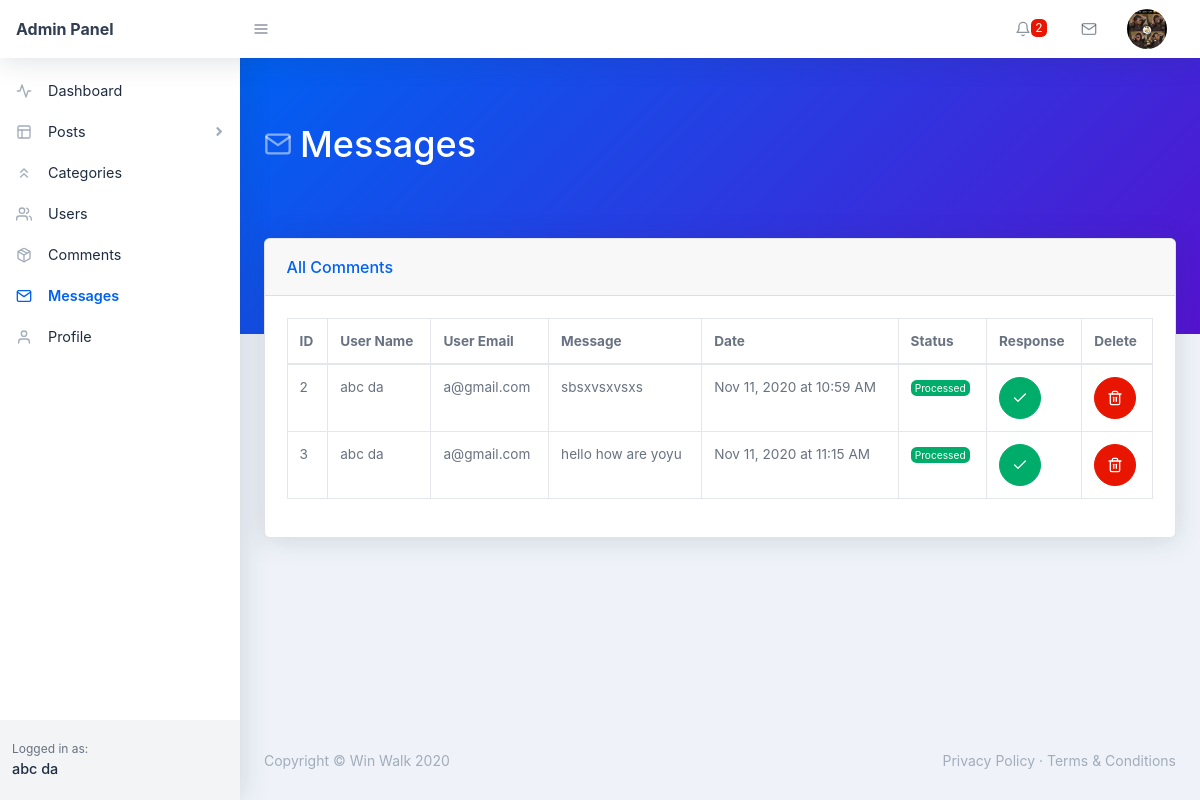
The page /backend/messages.php (signed in) on the database its author committed.
### tables this page shows
CREATE TABLE `users` (
  `user_id` int(11) NOT NULL,
  `user_name` varchar(255) NOT NULL,
  `user_nickname` varchar(255) NOT NULL,
  `user_email` varchar(255) NOT NULL,
  `user_password` varchar(255) NOT NULL,
  `user_photo` text NOT NULL,
  `registered_on` varchar(255) NOT NULL,
  `user_role` varchar(255) NOT NULL DEFAULT 'Subscriber'
);

CREATE TABLE `messages` (
  `ms_id` int(11) NOT NULL,
  `ms_username` varchar(255) NOT NULL,
  `ms_useremail` varchar(255) NOT NULL,
  `ms_detail` text NOT NULL,
  `ms_date` varchar(255) NOT NULL,
  `ms_status` varchar(255) NOT NULL DEFAULT 'pending',
  `ms_state` int(11) NOT NULL DEFAULT 0,
  `reply` text NOT NULL
);

### backend/messages.php (the view, shortened to what this page needs)
<?php require_once('./includes/header.php'); ?>
    <body class="nav-fixed">
        <?php require_once('./includes/top-navbar.php'); ?>
        <div id="layoutSidenav">
            <div id="layoutSidenav_nav">
                <?php
                    $curr_page = basename(__FILE__);
                    require_once("./includes/left-sidebar.php");
                ?>
            </div>
            <div id="layoutSidenav_content">
                <main>
                    <div class="page-header pb-10 page-header-dark bg-gradient-primary-to-secondary">
                        <div class="container-fluid">
                            <div class="page-header-content">
                                <h1 class="page-header-title">
                                    <div class="page-header-icon"><i data-feather="mail"></i></div>
                                    <span>Messages</span>
                                </h1>
                            </div>
                        </div>
                    </div>
                    <div class="container-fluid mt-n10">
                        <div class="card mb-4">
                            <div class="card-header">All Comments</div>
                            <div class="card-body">
                                <div class="datatable table-responsive">
                                    <table class="table table-bordered table-hover" id="dataTable" width="100%" cellspacing="0">
                                        <thead>
                                            <tr>
                                                <th>ID</th>
                                                <th>User Name</th>
                                                <th>User Email</th>
                                                <th>Message</th>
                                                <th>Date</th>
                                                <th>Status</th>
                                                <th>Response</th>
                                                <th>Delete</th>
                                            </tr>
                                        </thead>
                                        <tbody>
                                            <?php
                                                $sql = "SELECT * FROM messages";
                                                $stmt = $pdo->prepare($sql);
                                                $stmt->execute();
                                                while($ms = $stmt->fetch(PDO::FETCH_ASSOC)) {
                                                    $ms_id = $ms['ms_id'];
                                                    $ms_username = $ms['ms_username'];
                                                    $ms_useremail = $ms['ms_useremail'];
                                                    $ms_detail = substr($ms['ms_detail'], 0, 20);
                                                    $ms_status = $ms['ms_status'];
                                                    $ms_state = $ms['ms_state'];
                                                    $ms_date = $ms['ms_date']; ?>
                                                        <tr>
                                                            <td><?php echo $ms_id; ?></td>
                                                            <td>
                                                                <?php echo $ms_username; ?>
                                                            </td>
                                                            <td>
                                                                <?php echo $ms_useremail; ?>
                                                            </td>
                                                            <td><?php echo $ms_detail; ?></td>
                                                            <td><?php echo $ms_date; ?></td>
                                                            <td>
                                                                <div class="badge badge-<?php echo $ms_status=="pending"?"warning":"success"; ?>">
                                                                    <?php echo $ms_status; ?>
                                                                </div>
                                                            </td>
                                                            <td>
                                                                <?php
                                                                    if($ms_state == 0) { ?>
                                                                        <form action="reply.php" method="POST">
                                                                            <input type="hidden" name="id" value="<?php echo $ms_id; ?>" >
                                                                            <button name="response" type="submit" class="btn btn-success btn-icon"><i data-feather="mail"></i></button>
                                                                        </form>
                                                                   <?php } else { ?>
                                                                        <button title="Already responded!" class="btn btn-success btn-icon"><i data-feather="check"></i></button>
                                                                   <?php }
                                                                ?>
                                                            </td>
                                                            <td>
                                                                <form action="messages.php" method="POST">
                                                                    <button name="delete" type="submit" class="btn btn-red btn-icon"><i data-feather="trash-2"></i></button>
                                                                </form>
                                                            </td>
                                                        </tr>
                                                <?php }
                                            ?>
                                        </tbody>
                                    </table>
                                </div>
                            </div>
                        </div>
                    </div>
                </main>
<?php require_once('./includes/footer.php'); ?>

### backend/includes/top-navbar.php (shortened to what this page needs)
<nav class="topnav navbar navbar-expand shadow navbar-light bg-white" id="sidenavAccordion">
    <a class="navbar-brand d-none d-sm-block" href="index.php">Admin Panel</a><button class="btn btn-icon btn-transparent-dark order-1 order-lg-0 mr-lg-2" id="sidebarToggle" href="#"><i data-feather="menu"></i></button>
    <ul class="navbar-nav align-items-center ml-auto">
        <?php
            $sql = "SELECT * FROM comments WHERE comment_state = :state";
            $stmt = $pdo->prepare($sql);
            $stmt->execute([
                ':state' => 0
            ]);
            $count_comment = $stmt->rowCount();
        ?>
        <li class="nav-item dropdown no-caret mr-3 dropdown-notifications">
            <a class="btn btn-icon btn-transparent-dark dropdown-toggle" id="navbarDropdownAlerts" href="comments.php" role="button" data-toggle="dropdown" aria-haspopup="true" aria-expanded="false">
                <i data-feather="bell"></i>
                <?php
                    if($count_comment != 0) { ?>
                        <span class="badge badge-red"><?php echo $count_comment; ?></span>
                   <?php }
                ?>
            </a>
        </li>
        <li class="nav-item dropdown no-caret mr-3 dropdown-notifications">
            <a class="btn btn-icon btn-transparent-dark dropdown-toggle" id="navbarDropdownMessages" href="#" role="button" data-toggle="dropdown" aria-haspopup="true" aria-expanded="false">
                <i data-feather="mail"></i>
            </a>
        </li>
        <?php
            if(isset($_COOKIE['_uid_'])) {
                $user_id = base64_decode($_COOKIE['_uid_']);
            } else if(isset($_SESSION['user_id'])) {
                $user_id = $_SESSION['user_id'];
            } else {
                $user_id = -1;
            }
            $sql = "SELECT * FROM users WHERE user_id = :id";
            $stmt = $pdo->prepare($sql);
            $stmt->execute([
                ':id' => $user_id
            ]);
            $user = $stmt->fetch(PDO::FETCH_ASSOC);
            $user_photo = $user['user_photo'];
        ?>
        <li class="nav-item dropdown no-caret mr-3 dropdown-user">
            <a class="btn btn-icon btn-transparent-dark dropdown-toggle" id="navbarDropdownUserImage" href="javascript:void(0);" role="button" data-toggle="dropdown" aria-haspopup="true" aria-expanded="false"><img class="img-fluid" src="./assets/img/<?php echo $user_photo; ?>"/></a>
        </li>
    </ul>
</nav>

### backend/includes/left-sidebar.php (shortened to what this page needs)
 <nav class="sidenav shadow-right sidenav-light">
        <div class="sidenav-menu">
            <div class="nav accordion" id="accordionSidenav">
                <?php
                    if ($curr_page == 'index.php') { ?>
                        <a class="nav-link collapsed pt-4 active" href="index.php">
                            <div class="nav-link-icon"><i data-feather="activity"></i></div>
                            Dashboard
                        </a>
                    <?php } else { ?>
                          <a class="nav-link collapsed pt-4 " href="index.php">
                            <div class="nav-link-icon"><i data-feather="activity"></i></div>
                            Dashboard
                        </a>
                    <?php }
                ?>
                <?php
                    if($curr_page == 'all-post.php' || $curr_page == 'new-page.php' || $curr_page == 'add-new.php' || $curr_page== 'edit-post.php') { ?>
                        <a class="nav-link" href="javascript:void(0);" data-toggle="collapse" data-target="#collapseLayouts" aria-expanded="true" aria-controls="collapseLayouts"><div class="nav-link-icon "><i data-feather="layout"></i></div>
                        Posts
                        <div class="sidenav-collapse-arrow"><i class="fas fa-angle-down"></i></div>
                        </a>
                        <div class="collapse show" id="collapseLayouts" data-parent="#accordionSidenav">
                            <nav class="sidenav-menu-nested nav accordion" id="accordionSidenavLayout">
                                <a class="nav-link" href="all-post.php">All Posts</a>
                                <a class="nav-link" href="add-new.php">Add New Post</a>
                            </nav>
                        </div>
                    <?php } else {?>
                        <a class="nav-link collapsed" href="javascript:void(0);" data-toggle="collapse" data-target="#collapseLayouts" aria-expanded="false" aria-controls="collapseLayouts"><div class="nav-link-icon"><i data-feather="layout"></i></div>
                        Posts
                        <div class="sidenav-collapse-arrow"><i class="fas fa-angle-down"></i></div>
                        </a>
                        <?php }
                ?>
                    <?php
                        if ($curr_page == 'new-category.php' || $curr_page == 'categories.php' || $curr_page == 'edit-category.php') { ?>
                            <a class="nav-link active" href="categories.php" ><div class="nav-link-icon"><i data-feather="chevrons-up"></i></div>
                        Categories
                    </a>
                      <?php  } else { ?>
                        <a class="nav-link " href="categories.php" ><div class="nav-link-icon"><i data-feather="chevrons-up"></i></div>
                        Categories
                    </a>
                      <?php }
                    ?>
                    <?php
                        if($curr_page == 'user-update.php' || $curr_page == 'new-user.php' || $curr_page == 'users.php') { ?>
                              <a class="nav-link active" href="users.php" ><div class="nav-link-icon"><i data-feather="users"></i></div>
                                Users
                                </a>
                        <?php } else { ?>
                              <a class="nav-link" href="users.php" ><div class="nav-link-icon"><i data-feather="users"></i></div>
                                    Users
                                </a>
                            <?php }
                    ?>
                    <a class="nav-link" href="comments.php" ><div class="nav-link-icon"><i data-feather="package"></i></div>
                        Comments
                    </a>
                    <?php
                        if($curr_page == 'messages.php' || $curr_page == 'reply.php' || $curr_page == 'users.php') { ?>
                             <a class="nav-link active" href="messages.php" ><div class="nav-link-icon"><i data-feather="mail"></i></div>
                        Messages
                    </a>
                        <?php } else { ?>
                             <a class="nav-link" href="messages.php" ><div class="nav-link-icon"><i data-feather="mail"></i></div>
                        Messages
                    </a>
                            <?php }
                    ?>
                    <a class="nav-link" href="profile.php" ><div class="nav-link-icon"><i data-feather="user"></i></div>
                        Profile
                    </a>
            </div>
        </div>
        <div class="sidenav-footer">
            <div class="sidenav-footer-content">
                <div class="sidenav-footer-subtitle">Logged in as:</div>
                 <?php
                    if(isset($_COOKIE['_uid_'])) {
                        $user_id = base64_decode($_COOKIE['_uid_']);
                    } else if(isset($_SESSION['user_id'])) {
                        $user_id = $_SESSION['user_id'];
                    } else {
                        $user_id = -1;
                    }
                    $sql = "SELECT * FROM users WHERE user_id = :id";
                    $stmt = $pdo->prepare($sql);
                    $stmt->execute([
                        ':id' => $user_id
                    ]);
                    $user = $stmt->fetch(PDO::FETCH_ASSOC);
                    $user_name = $user['user_name'];
                ?>
                <div class="sidenav-footer-title"><?php echo $user_name; ?></div>
            </div>
        </div>
</nav>

### rows shown on the page
users: user_photo (picture), user_name "abc da"
messages: ms_id "2", ms_username "abc da", ms_useremail "a@gmail.com", ms_detail "sbsxvsxvsxs", ms_date "Nov 11, 2020 at 10:59 AM", ms_status "Processed", ms_state 1 (drawn)
messages: ms_id "3", ms_username "abc da", ms_useremail "a@gmail.com", ms_detail "hello how are yoyu", ms_date "Nov 11, 2020 at 11:15 AM", ms_status "Processed", ms_state 1 (drawn)

### other values the page prints
$count_comment "2"
